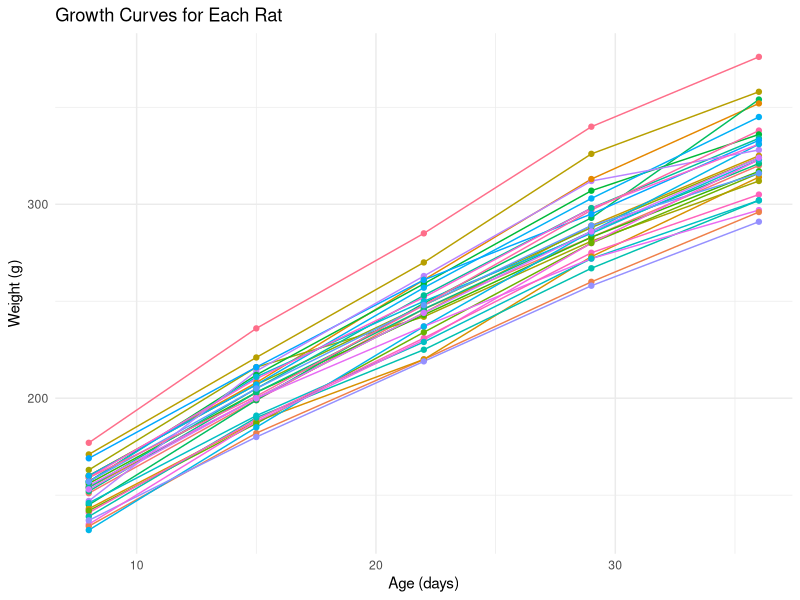
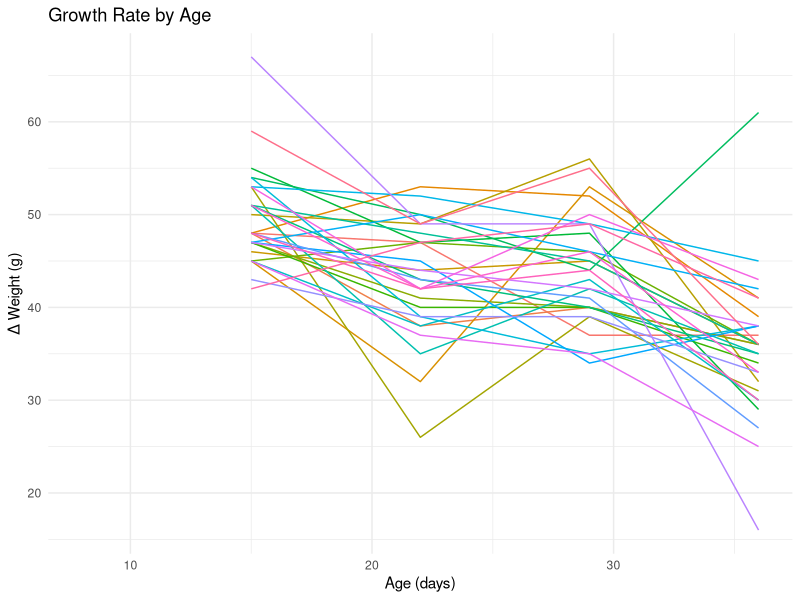
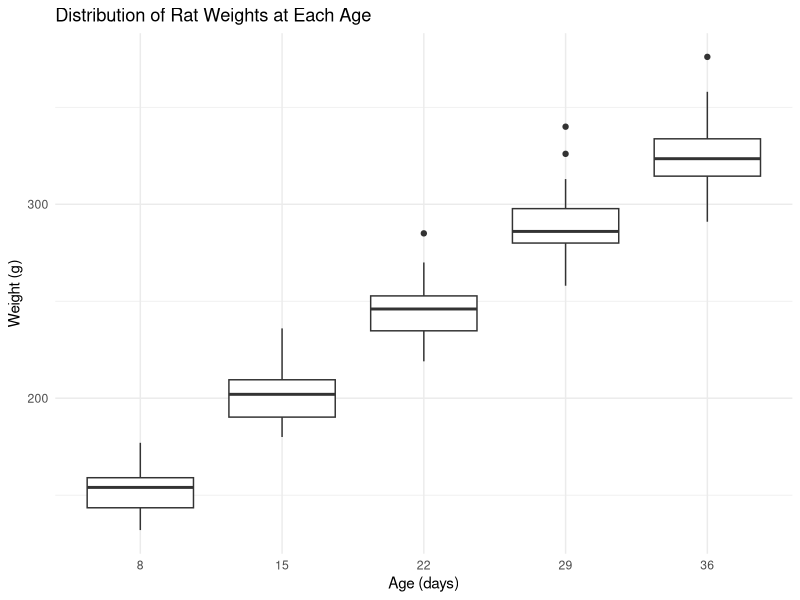
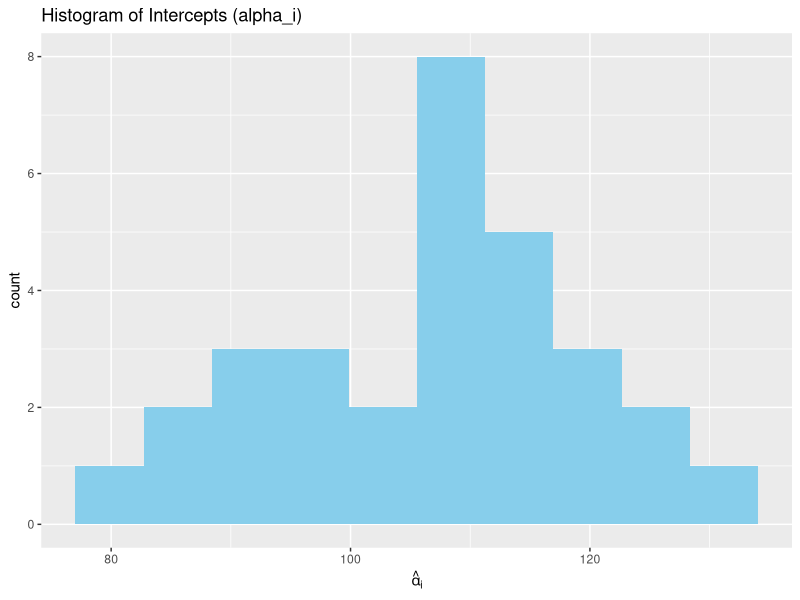
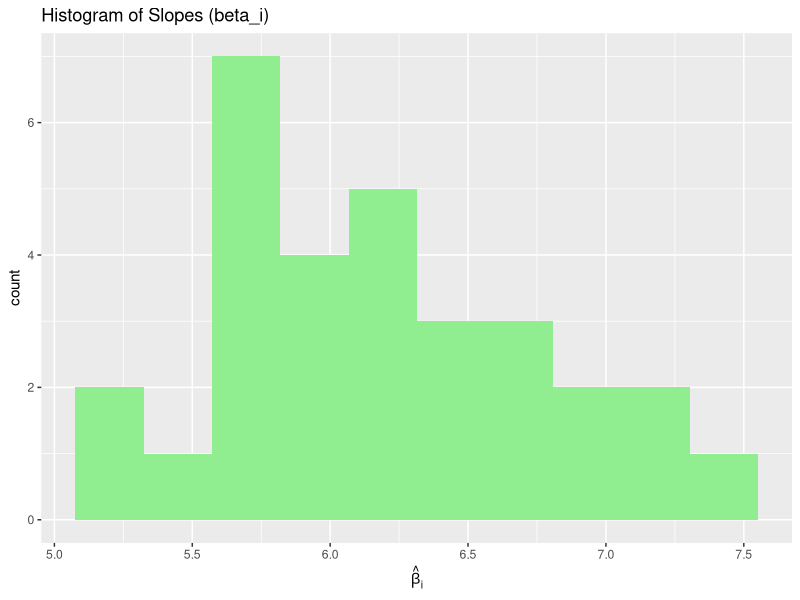
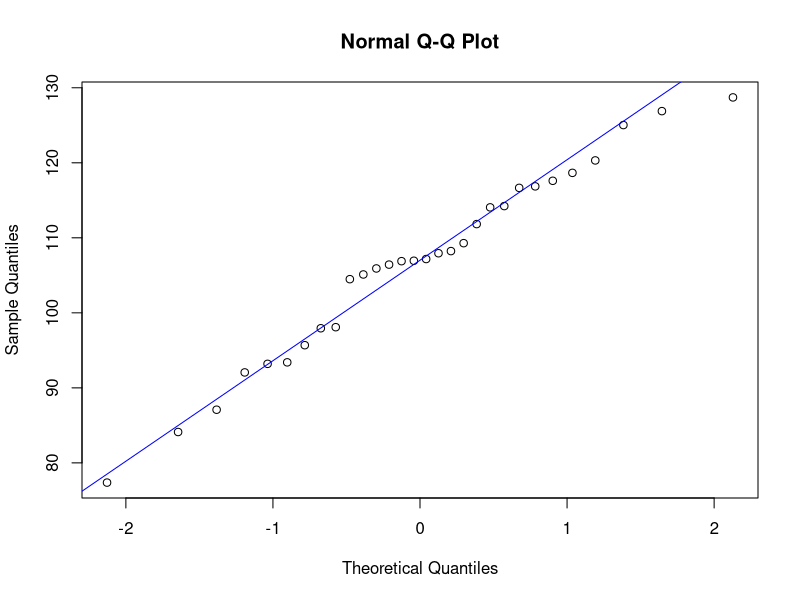
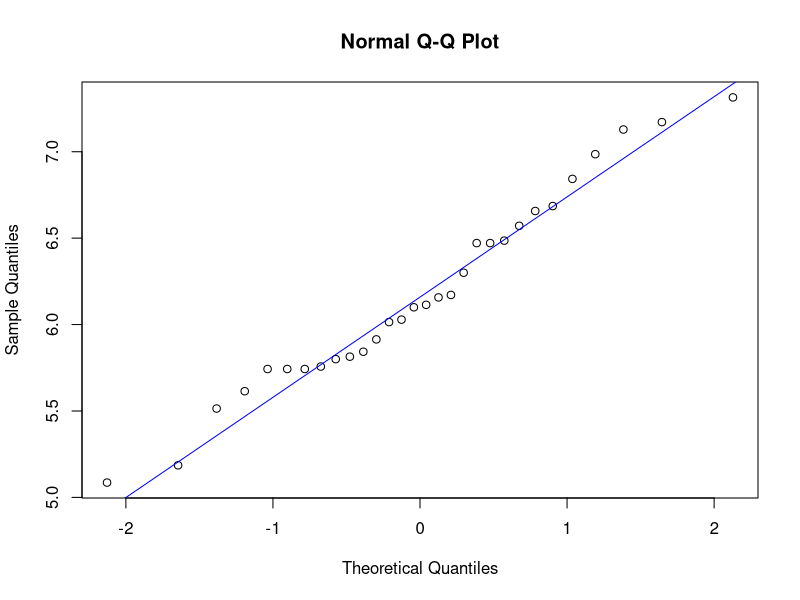
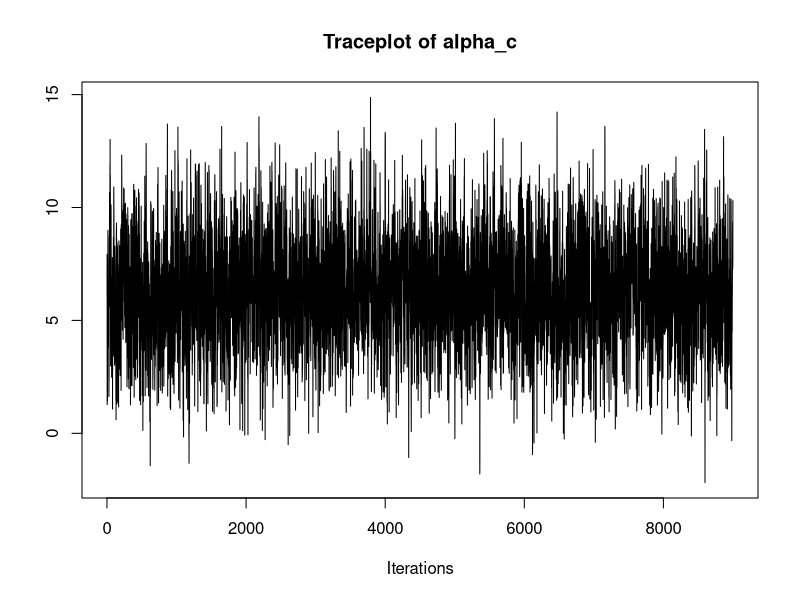

R code for these plots, in order: (Note: this script raises an error after producing the figures.)
## ---- chunk 1
library(readxl)
library(tidyverse)
library(dplyr)
library(MASS)
library(coda)
library(MCMCpack)
library(reshape2)
library(mvtnorm)
## ---- chunk 2
# Read in data
ratdata <- read_excel("ratdata.xlsx")

# Pivot longer to get tidy data
rat_long <- ratdata %>%
  pivot_longer(cols = starts_with("rat"), names_to = "rat", values_to = "weight")
## ---- chunk 3
# Weights of each rat
ggplot(rat_long, aes(x = age, y = weight, group = rat, color = rat)) +
  geom_line() +
  geom_point() +
  labs(title = "Growth Curves for Each Rat", x = "Age (days)", y = "Weight (g)") +
  theme_minimal() +
  theme(legend.position = "none")


# Growth rate for each rat
rat_diff <- ratdata %>%
  dplyr::select(-age) %>%
  mutate(across(everything(), ~ c(NA, diff(.)))) %>%
  mutate(age = ratdata$age)

rat_diff_long <- rat_diff %>%
  pivot_longer(cols = -age, names_to = "rat", values_to = "growth_rate")

ggplot(rat_diff_long, aes(x = age, y = growth_rate, group = rat, color = rat)) +
  geom_line() +
  labs(title = "Growth Rate by Age", x = "Age (days)", y = "Δ Weight (g)") +
  theme_minimal() +
  theme(legend.position = "none")


# Boxplots at each age
ggplot(rat_long, aes(x = factor(age), y = weight)) +
  geom_boxplot() +
  labs(title = "Distribution of Rat Weights at Each Age", x = "Age (days)", y = "Weight (g)") +
  theme_minimal()
## ---- chunk 4
# Nest the data by rat
rat_nested <- rat_long %>%
  group_by(rat) %>%
  nest()

# Fit regression to each nested dataset
rat_models <- rat_nested %>%
  mutate(model = map(data, ~lm(weight ~ age, data = .)))

# Extract coefficients from each model
rat_coefs <- rat_models %>%
  mutate(coefs = map(model, broom::tidy)) %>%
  unnest(coefs) %>%
  dplyr::select(rat, term, estimate) %>%
  pivot_wider(names_from = term, values_from = estimate) %>%
  rename(alpha_hat = `(Intercept)`, beta_hat = age)


# Check Normality of thetas

# Histogram of intercepts
ggplot(rat_coefs, aes(x = alpha_hat)) +
  geom_histogram(bins = 10, fill = "skyblue") +
  labs(title = "Histogram of Intercepts (alpha_i)", x = expression(hat(alpha)[i]))

# Histogram of slopes
ggplot(rat_coefs, aes(x = beta_hat)) +
  geom_histogram(bins = 10, fill = "lightgreen") +
  labs(title = "Histogram of Slopes (beta_i)", x = expression(hat(beta)[i]))

# QQ plots
qqnorm(rat_coefs$alpha_hat); qqline(rat_coefs$alpha_hat, col = "blue")
qqnorm(rat_coefs$beta_hat); qqline(rat_coefs$beta_hat, col = "blue")

## ---- chunk 5
# rats = readxl::read_excel('./ratdata.xlsx')
# rats <- melt(rats, id.vars = c("age"))
# colnames(rats) <- c("age",'id','weight')
# rat_data <- lapply(unique(rats$id), function(j) {
#     that_rat <- rats[rats$id == j, ]
#     that_rat$weight          # Response variable
# })
# X_i <- cbind(rep(1, 5), c(8, 15, 22, 29, 36))  # Define X_i once
# XtX <- t(X_i) %*% X_i
# Y_matrix <- do.call(cbind, rat_data)  # Combine all Y_i into a matrix (5 x 30)

# Reshape data
rats <- melt(ratdata, id.vars = c("age"))
colnames(rats) <- c("age",'id','weight')

# Priors
lambda0 <- 0.1
nu0 <- 0.1
eta <- matrix(c(0,0), nrow=2)
Sigma <- matrix(c(10, 0, 0, 10), nrow=2, ncol=2)
Sigma_inv <- solve(Sigma)
C <- matrix(c(5, 0, 0, 5), nrow=2, ncol=2)
C_inv <- solve(C)
V <- solve(30 * Sigma_inv + C_inv)


set.seed(123)

# Prepare data
# Y <- as.matrix(ratdata[, 1:30])
age <- ratdata$age
n <- 30  # number of rats
t <- 5  # number of time points = 5

# # Design matrix for each rat (same across rats)
# X_list <- lapply(1:n, function(i) cbind(1, age))
# Y_list <- lapply(1:n, function(i) Y[, i])

# Design matrix
rat_data <- lapply(unique(rats$id), function(j) {
    that_rat <- rats[rats$id == j, ]
    that_rat$weight          # Response variable
})
Xi <- cbind(rep(1, 5), c(8, 15, 22, 29, 36))  # Define X_i once
XtX <- t(Xi) %*% Xi
Y_matrix <- do.call(cbind, rat_data)  # Combine all Y_i into a matrix (5 x 30)

# Hyperparameters
n_iter <- 100000
burn_in <- 10000
thin <- 10

# Storage
alphas = matrix(nrow=n_iter,ncol=30)
betas = matrix(nrow=n_iter,ncol=30)
mu_cs = matrix(nrow=n_iter,ncol=2)
taus = matrix(nrow=n_iter,ncol=1)
sses = rep(0,n_iter)

# Initialize
alpha = rep(0,30)
beta = rep(0,30)
mu_c = rep(0,2)
tau = 1

# Gibbs sampler
for (i in 1:n_iter) {
  
  # --- 1. Sample theta_i | Y_i, mu, tau ---
  # Compute D_i_inv for all groups (same for all 30 rats)
  Di_inv <- (1/tau) * XtX + Sigma_inv
  Di <- solve(Di_inv)
  
  # Compute means (2 × 30 matrix)
  means <- Di %*% ((1/tau) * (t(Xi) %*% Y_matrix) + Sigma_inv %*% matrix(mu_c, ncol=30, nrow=2, byrow=FALSE))
  
  # Draw samples for all 30 groups at once (each row is a rat)
  new_params <- t(rmvnorm(n = 30, mean = rep(0, 2), sigma = Di)) + means  # Ensuring correct shape
  
  # Extract alpha and beta
  alphas[i, ] <- alpha <- new_params[1, ]  # First row is alpha
  betas[i, ] <- beta <- new_params[2, ]   # Second row is beta

  
  # --- 2. Sample mu | theta, tau ---
  ## Update the group parameters
  theta_bar = matrix(c(mean(alpha), mean(beta)), nrow=2)
  mu_c = rmvnorm(n = 1, 
                 mean = V %*% (30 * Sigma_inv %*% theta_bar + C_inv %*% eta),
                 sigma = V)
  mu_c = as.vector(mu_c)
  mu_cs[i,] = mu_c

  
  # --- 3. Sample tau | theta ---
  # Compute SSE efficiently
  residuals <- Y_matrix - Xi %*% new_params
  sse <- sum(residuals^2)
  sses[i] <- sse  # Store SSE
  
  # Update tau
  tau <- rinvgamma(n=1,
                   shape = (nu0 + 150)/ 2,
                   scale = (1/2) * (nu0 * lambda0 + sse))
  taus[i] <- tau
}



# POSTERIOR INFERENCE

# Remove burn-in
alpha_post <- alphas[(burn_in+1):n_iter, ]
beta_post <- betas[(burn_in+1):n_iter, ]
alpha_c_post <- mu_cs[(burn_in+1):n_iter, 1]
beta_c_post <- mu_cs[(burn_in+1):n_iter, 2]
tau_post <- taus[(burn_in+1):n_iter]

# Thin
alpha_post <- alpha_post[seq(1, nrow(alpha_post), by=thin), ]
beta_post <- beta_post[seq(1, nrow(beta_post), by=thin), ]
alpha_c_post <- alpha_c_post[seq(1, length(alpha_c_post), by=thin)]
beta_c_post <- beta_c_post[seq(1, length(beta_c_post), by=thin)]
tau_post <- tau_post[seq(1, length(tau_post), by=thin)]

# Compute posterior means, variances, and credible intervals
alpha_est <- apply(alpha_post, 2, mean)
alpha_var <- apply(alpha_post, 2, var)
alpha_ci <- apply(alpha_post, 2, function(x) quantile(x, probs = c(0.025, 0.975)))

beta_est <- apply(beta_post, 2, mean)
beta_var <- apply(beta_post, 2, mean)
beta_ci <- apply(beta_post, 2, function(x) quantile(x, probs = c(0.025, 0.975)))

alpha_c_est <- mean(alpha_c_post)
alpha_c_var <- var(alpha_c_post)
alpha_c_ci <- quantile(alpha_c_post, probs = c(0.025, 0.975))
beta_c_est <- mean(beta_c_post)
beta_c_var <- var(beta_c_post)
beta_c_ci <- quantile(beta_c_post, probs = c(0.025, 0.975))

tau_est <- mean(tau_post)
tau_var <- var(tau_post)
tau_ci <- quantile(tau_post, probs = c(0.025, 0.975))

# Print posterior estimates
cat("Posterior Mean of alpha:\n", alpha_est, "\n")
cat("Posterior Variance of alpha:\n", alpha_var, "\n")
cat("95% CI for alpha:\n", alpha_ci, "\n\n")

cat("Posterior Mean of beta:\n", beta_est, "\n")
cat("Posterior Variance of beta:\n", beta_var, "\n")
cat("95% CI for beta:\n", beta_ci, "\n\n")

cat("Posterior Mean of alpha_c:\n", alpha_c_est, "\n")
cat("Posterior Variance of alpha_c:\n", alpha_c_var, "\n")
cat("95% CI for alpha_c:\n", alpha_c_ci, "\n\n")

cat("Posterior Mean of beta_c:\n", beta_c_est, "\n")
cat("Posterior Variance of beta_c:\n", beta_c_var, "\n")
cat("95% CI for beta_c:\n", beta_c_ci, "\n\n")

cat("Posterior Mean of tau:\n", tau_est, "\n")
cat("Posterior Variance of tau:\n", tau_var, "\n")
cat("95% CI for tau:\n", tau_ci, "\n")


# Create a data frame to store the results
ci_table <- data.frame(
  Alpha_Mean = alpha_est,           # Posterior mean of alpha
  Alpha_Lower = alpha_ci[1, ],    # Lower bound of alpha CI
  Alpha_Upper = alpha_ci[2, ],    # Upper bound of alpha CI
  Beta_Mean = beta_est,             # Posterior mean of beta
  Beta_Lower = beta_ci[1, ],      # Lower bound of beta CI
  Beta_Upper = beta_ci[2, ]       # Upper bound of beta CI
)

# View the table
print(ci_table)
## ---- chunk 6
# CONVERGENCE GRAPHICAL DIAGNOSTICS

# Convert to mcmc objects
mcmc_alpha <- mcmc(alpha_post)
mcmc_beta <- mcmc(beta_post)
mcmc_alpha_c <- mcmc(alpha_c_post)
mcmc_beta_c <- mcmc(beta_c_post)
mcmc_tau <- mcmc(tau_post)

# Trace plots
par(mfrow = c(1,1))
traceplot(mcmc_alpha_c, main = "Traceplot of alpha_c")
traceplot(mcmc_beta_c, main = "Traceplot of beta_c")
traceplot(mcmc_tau, main = "Traceplot of tau")

# Trace plots for alpha
png("alpha_trace_plots.png", width=1500, height=1000)
par(mfrow=c(6,5))
for (i in 1:30) {
  # Plot trace for alpha (i-th observation)
  plot(1:length(alpha_post[,1]), alpha_post[, i], type = "l", 
       main = paste("Trace plot for Alpha", i),
       xlab = "Iteration", ylab = "Alpha Value", col = "black")
}
dev.off()

# Trace plots for beta
png("beta_trace_plots.png", width=1500, height=1000)
par(mfrow=c(6,5))
for (i in 1:30) {
  # Plot trace for beta (i-th observation)
  plot(1:length(beta_post[,1]), beta_post[, i], type = "l", 
       main = paste("Trace plot for Beta", i),
       xlab = "Iteration", ylab = "Beta Value", col = "black")
}

dev.off()


# Autocorrelation
par(mfrow=c(1,1))
acf(mcmc_tau, main = "ACF of tau")
acf(mcmc_alpha_c, main = "ACF of alpha_c")
acf(mcmc_beta_c, main = "ACF of beta_c")

# ACF plots for alpha
png("alpha_acf_plots.png", width=1500, height=1000)
par(mfrow=c(6,5))
for (i in 1:30) {
  # ACF for alpha (i-th observation)
  acf(alpha_post[, i], main = paste("ACF for Alpha", i))
}
dev.off()

# ACF plots for beta
png("beta_acf_plots.png", width=1500, height=1000)
par(mfrow=c(6,5))
for (i in 1:30) {
  # ACF for beta (i-th observation)
  acf(beta_post[, i], main = paste("ACF for Beta", i))
}
dev.off()

# Posterior densities
par(mfrow=c(1,1))
densplot(mcmc_alpha_c, main = "Posterior density of alpha_c")
densplot(mcmc_beta_c, main = "Posterior density of beta_c")
densplot(mcmc_tau, main = "Posterior density of tau")

# Posterior densities for alpha
png("alpha_density_plots.png", width=1500, height=1000)
par(mfrow=c(6,5))
for (i in 1:30) {
  # Density Plot for alpha (i-th observation)
  densplot(mcmc_alpha[, i], main = paste("Density Plot for Alpha", i))
}
dev.off()

# Posterior densities for beta
png("beta_density_plots.png", width=1500, height=1000)
par(mfrow=c(6,5))
for (i in 1:30) {
  # Density Plot for beta (i-th observation)
  densplot(mcmc_beta[, i], main = paste("Density Plot for Beta", i))
}
dev.off()
## ---- chunk 7
# Geweke Tests for each parameter

geweke_results_alpha <- apply(alpha_post, 2, function(chain) {
  geweke.diag(mcmc(chain))$z
})

geweke_results_beta <- apply(beta_post, 2, function(chain) {
  geweke.diag(mcmc(chain))$z
})

geweke_results_alpha_c <- geweke.diag(mcmc_alpha_c)$z

geweke_results_beta_c <- geweke.diag(mcmc_beta_c)$z

geweke_results_tau <- geweke.diag(mcmc_tau)$z

print(list(geweke_results_alpha, geweke_results_beta, geweke_results_alpha_c, geweke_results_beta_c, geweke_results_tau))
## ---- chunk 8
# lambda0 = 0.1
# nu0 = 0.1
# eta = matrix(c(0,0),nrow=2)
# Sigma = diag(x=10,2)
# Sigma_inv = solve(Sigma)
# C = diag(x=5,2)
# C_inv = solve(C)
# V = solve(30 * Sigma_inv + C_inv)
# rats = readxl::read_excel('./ratdata.xlsx')
# rats <- melt(rats, id.vars = c("age"))
# colnames(rats) <- c("age",'id','weight')
# rat_data <- lapply(unique(rats$id), function(j) {
#     that_rat <- rats[rats$id == j, ]
#     that_rat$weight          # Response variable
# })
# X_i <- cbind(rep(1, 5), c(8, 15, 22, 29, 36))  # Define X_i once
# XtX <- t(X_i) %*% X_i
# Y_matrix <- do.call(cbind, rat_data)  # Combine all Y_i into a matrix (5 x 30)
# n_iter <- 10000
# alphas = matrix(nrow=n_iter,ncol=30)
# betas = matrix(nrow=n_iter,ncol=30)
# mu_cs = matrix(nrow=n_iter,ncol=2)
# taus = matrix(nrow=n_iter,ncol=1)
# alpha = rep(0,30)
# beta = rep(0,30)
# mu_c = rep(0,2)
# tau = 1
# sses = rep(0,n_iter)
# #pb <- txtProgressBar(min = 0, max = n_iter, style = 3)
# for(i in 1:n_iter){
#     ## Update the Invidual paramters
#     # Compute D_i_inv for all groups (same for all 30 rats)
#     D_i_inv <- (1/tau) * XtX + Sigma_inv
#     D_i <- solve(D_i_inv)
#     # Compute means (2 × 30 matrix)
#     means <- D_i %*% ((1/tau) * (t(X_i) %*% Y_matrix) + Sigma_inv %*% matrix(mu_c, ncol=30, nrow=2, byrow=FALSE))
#     # Draw samples for all 30 groups at once (each row is a rat)
#     new_params <- t(rmvnorm(n = 30, mean = rep(0, 2), sigma = D_i)) + means  # Ensuring correct shape
#     # Extract alpha and beta
#     alphas[i, ] <- alpha <- new_params[1, ]  # First row is alpha
#     betas[i, ] <- beta <- new_params[2, ]   # Second row is beta
#     # Compute SSE efficiently
#     residuals <- Y_matrix - X_i %*% new_params
#     sse <- sum(residuals^2)
#     sses[i] <- sse  # Store SSE
#     ## Update the group parameters
#     theta_bar = matrix(c(mean(alpha),mean(beta)),nrow=2)
#     mu_c = rmvnorm(n = 1,
#                     mean = V %*% (30 * Sigma_inv %*% theta_bar + C_inv %*% eta),
#                     sigma = V
#                 )
#     mu_c = as.vector(mu_c)
#     mu_cs[i,] = mu_c
#     ## update tau
#     tau <- rinvgamma(n=1,
#                         shape = (nu0 + 150)/ 2,
#                         scale = (1/2) * (nu0 * lambda0 + sse)
#                     )
#     taus[i] <- tau
#     #setTxtProgressBar(pb, i)
# }
